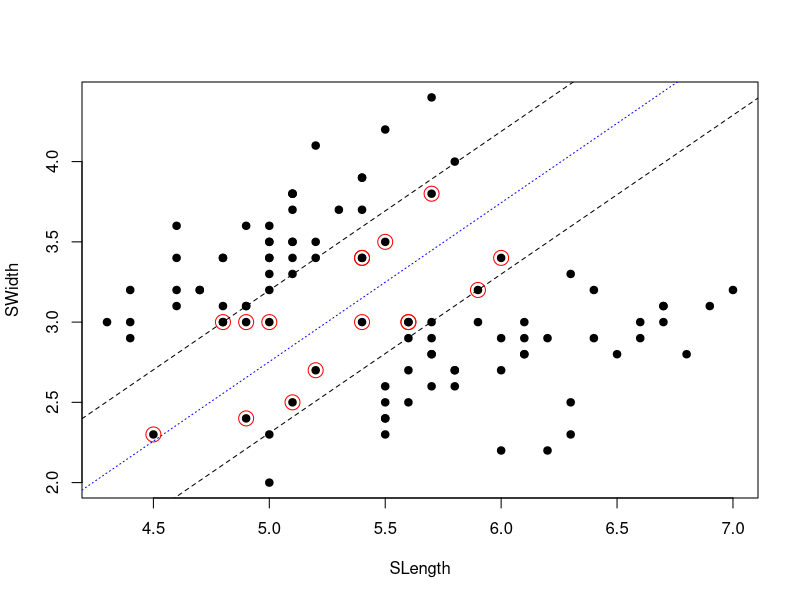

This figure's R source:
library(e1071)

data("iris")

df_iris <- data.frame(SLength = iris$Sepal.Length, SWidth = iris$Sepal.Width, Species= as.factor(iris$Species))
df_iris <- df_iris[!(df_iris$Species == "virginica"), ]
table(df_iris)
df_iris
plot(df_iris[, -3], col=(3)/2, pch=19)

svm.model <- svm(df_iris$Species ~ . , data=df_iris, type='C-classification', kernel='linear', scale=FALSE)
summary(svm.model)

points(df_iris[svm.model$index, c(1, 2)], col="red", cex=2)



beta = drop(t(svm.model$coefs)%*%svm.model$SV)
beta0 = svm.model$rho
abline(beta0 / beta[2], -beta[1] / beta[2], col="blue", lty=3)
abline((beta0 - 1) / beta[2], -beta[1] / beta[2], lty = 2)
abline((beta0 + 1) / beta[2], -beta[1] / beta[2], lty = 2)
